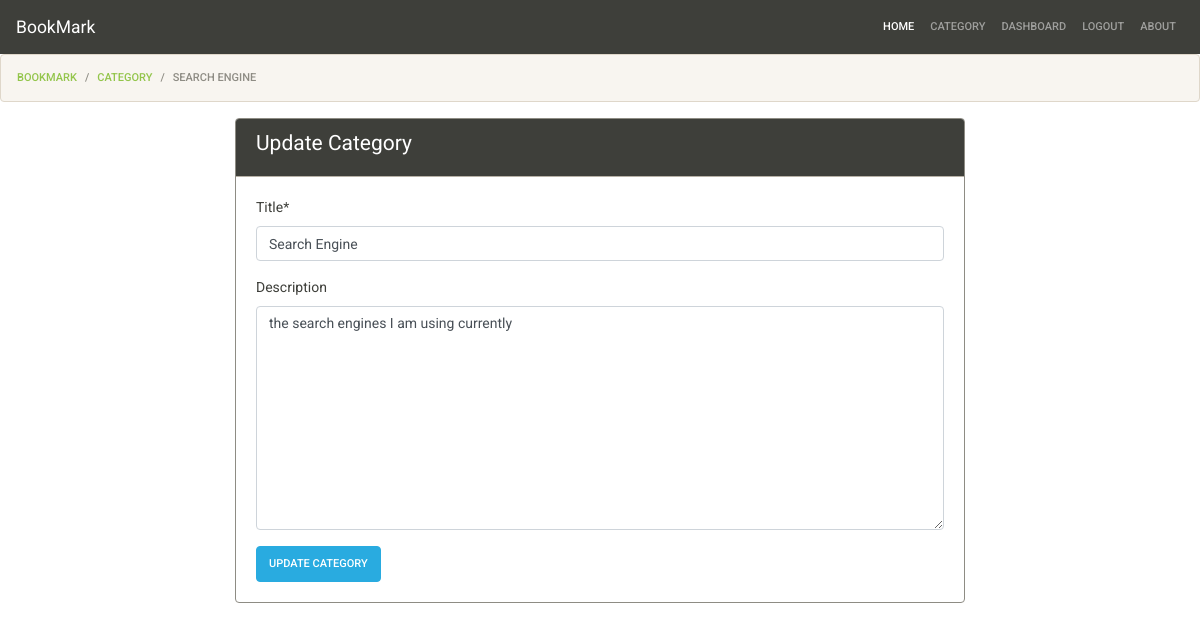
The app's page /bookmark/category/edit/1/ (signed in), older data.
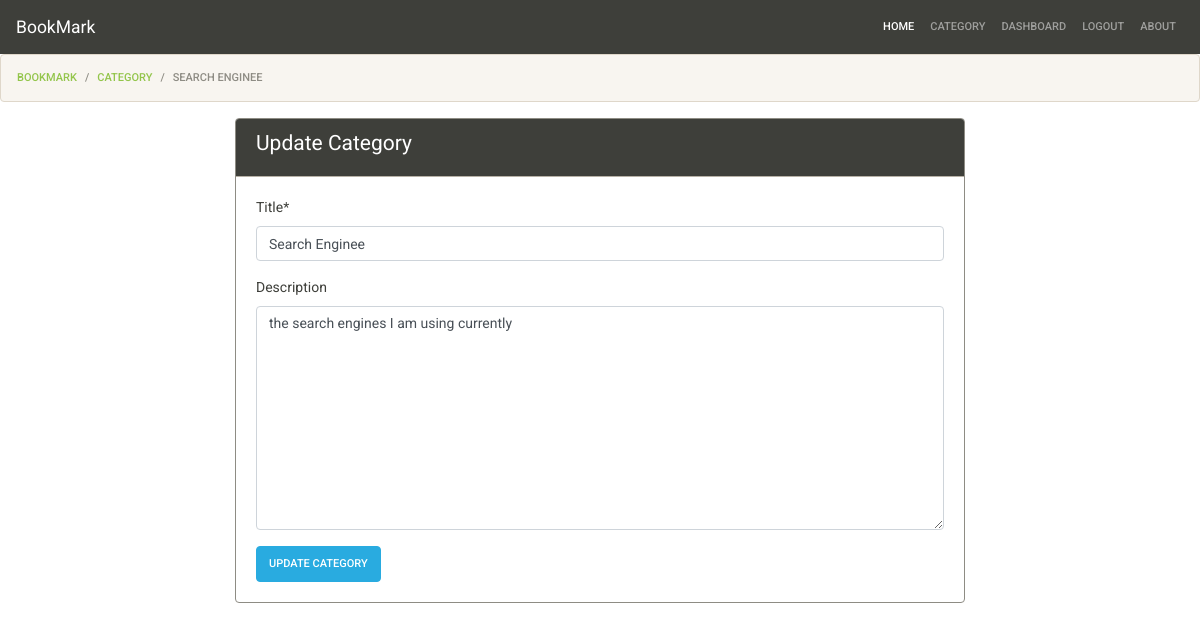
The same page, newer data.
### bookmarks/models.py (models this page shows, shortened)
class Category(models.Model):
    title       = models.CharField(max_length=120)
    description = models.TextField(blank=True,null=True)
    added_by    = models.ForeignKey(User,related_name='categories', on_delete=models.CASCADE)
    created_at  = models.DateTimeField(auto_now_add=True)

### bookmarks/views.py (the view)
# urls.py: path('category/edit/<int:id>/',categoryEditView,name='bookmark-category-edit'),
@login_required
def categoryEditView(request,id):
    template_name = 'bookmarks/category-edit.html'
    catForm = Category.objects.filter(added_by=request.user).get(pk=id)
    form = CategoryForm(request.POST,instance=catForm)
    if request.method == 'POST':
        form = CategoryForm(request.POST,instance=catForm)
        if form.is_valid():
            form.save()
            return redirect('bookmark-category')
    else:
        form = CategoryForm(instance=catForm)
    context = {
        'form':form,
        'catForm':catForm,
    }
    return render(request,template_name,context)

### bookmarks/forms.py
class CategoryForm(ModelForm):
    class Meta:
        model = Category
        fields = ('title','description')

### bookmarks/templates/bookmarks/category-edit.html (shortened to what this page needs)
{% extends 'base.html' %}
{% load crispy_forms_tags %}
{%block content %}
<ol class="breadcrumb">
    <li class="breadcrumb-item"><a href="{% url 'bookmark-page' %}">Bookmark</a></li>
    <li class="breadcrumb-item"><a href="{% url 'bookmark-category' %}">Category</a></li>
    <li class="breadcrumb-item active">{{catForm.title}}</li>
  </ol>
<div class="container mt-1">
    <div class="row d-flex justify-content-center">
        <div class="col-md-8">
            <div class="card border border-secondary">
                <div class="card-header bg-primary text-white">
                    <h4>Update Category</h4>
                </div>
                <div class="card-body">
                    <form action="" method="POST">
                        {{form|crispy }}
                        <button class="btn btn-info" type="submit">Update Category</button>
                    </form>
                </div>
            </div>
        </div>
    </div>
</div>
{% endblock %}

Row changes from the older to the newer data that the page shows:
changed Category "the search engines I am using currently": title "SEARCH ENGINE" → "SEARCH ENGINEE"; title "Search Engine" → "Search Enginee"
